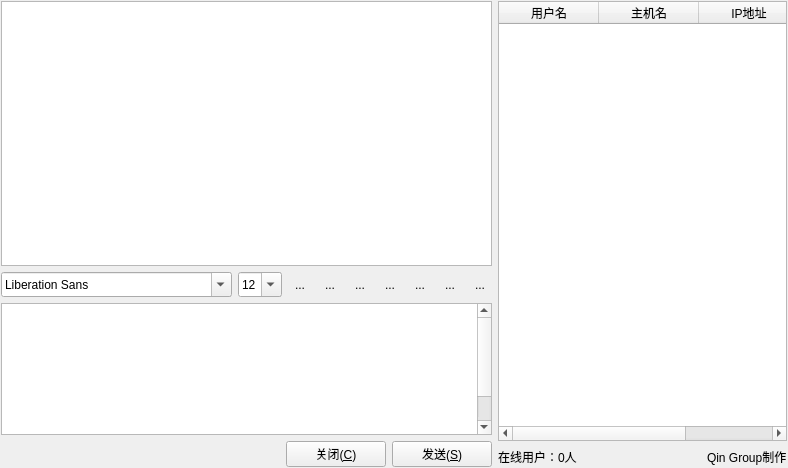
<?xml version="1.0" encoding="UTF-8"?>
<ui version="4.0">
 <class>Widget</class>
 <widget class="QWidget" name="Widget">
  <property name="geometry">
   <rect>
    <x>0</x>
    <y>0</y>
    <width>788</width>
    <height>468</height>
   </rect>
  </property>
  <property name="windowTitle">
   <string/>
  </property>
  <layout class="QHBoxLayout" name="horizontalLayout_4">
   <property name="margin">
    <number>1</number>
   </property>
   <item>
    <layout class="QVBoxLayout" name="verticalLayout">
     <property name="spacing">
      <number>6</number>
     </property>
     <property name="sizeConstraint">
      <enum>QLayout::SetDefaultConstraint</enum>
     </property>
     <item>
      <widget class="QTextBrowser" name="textBrowser">
       <property name="sizePolicy">
        <sizepolicy hsizetype="Expanding" vsizetype="Expanding">
         <horstretch>0</horstretch>
         <verstretch>2</verstretch>
        </sizepolicy>
       </property>
       <property name="frameShadow">
        <enum>QFrame::Sunken</enum>
       </property>
       <property name="openExternalLinks">
        <bool>false</bool>
       </property>
      </widget>
     </item>
     <item>
      <layout class="QHBoxLayout" name="horizontalLayout">
       <item>
        <widget class="QFontComboBox" name="fontComboBox">
         <property name="sizePolicy">
          <sizepolicy hsizetype="Fixed" vsizetype="Fixed">
           <horstretch>0</horstretch>
           <verstretch>0</verstretch>
          </sizepolicy>
         </property>
         <property name="minimumSize">
          <size>
           <width>1</width>
           <height>25</height>
          </size>
         </property>
        </widget>
       </item>
       <item>
        <widget class="QComboBox" name="fontsizecomboBox">
         <property name="sizePolicy">
          <sizepolicy hsizetype="Fixed" vsizetype="Maximum">
           <horstretch>0</horstretch>
           <verstretch>0</verstretch>
          </sizepolicy>
         </property>
         <property name="minimumSize">
          <size>
           <width>0</width>
           <height>25</height>
          </size>
         </property>
         <property name="editable">
          <bool>true</bool>
         </property>
         <property name="currentIndex">
          <number>3</number>
         </property>
         <item>
          <property name="text">
           <string>9</string>
          </property>
         </item>
         <item>
          <property name="text">
           <string>10</string>
          </property>
         </item>
         <item>
          <property name="text">
           <string>11</string>
          </property>
         </item>
         <item>
          <property name="text">
           <string>12</string>
          </property>
         </item>
         <item>
          <property name="text">
           <string>13</string>
          </property>
         </item>
         <item>
          <property name="text">
           <string>14</string>
          </property>
         </item>
         <item>
          <property name="text">
           <string>15</string>
          </property>
         </item>
         <item>
          <property name="text">
           <string>16</string>
          </property>
         </item>
         <item>
          <property name="text">
           <string>17</string>
          </property>
         </item>
         <item>
          <property name="text">
           <string>18</string>
          </property>
         </item>
         <item>
          <property name="text">
           <string>19</string>
          </property>
         </item>
         <item>
          <property name="text">
           <string>20</string>
          </property>
         </item>
         <item>
          <property name="text">
           <string>21</string>
          </property>
         </item>
         <item>
          <property name="text">
           <string>22</string>
          </property>
         </item>
        </widget>
       </item>
       <item>
        <widget class="QToolButton" name="textbold">
         <property name="toolTip">
          <string>加粗</string>
         </property>
         <property name="autoFillBackground">
          <bool>false</bool>
         </property>
         <property name="text">
          <string>...</string>
         </property>
         <property name="icon">
          <iconset resource="resource.qrc">
           <normaloff>:/image/textbold.png</normaloff>:/image/textbold.png</iconset>
         </property>
         <property name="iconSize">
          <size>
           <width>24</width>
           <height>24</height>
          </size>
         </property>
         <property name="checkable">
          <bool>true</bool>
         </property>
         <property name="autoRaise">
          <bool>true</bool>
         </property>
        </widget>
       </item>
       <item>
        <widget class="QToolButton" name="textitalic">
         <property name="toolTip">
          <string>倾斜</string>
         </property>
         <property name="autoFillBackground">
          <bool>false</bool>
         </property>
         <property name="text">
          <string>...</string>
         </property>
         <property name="icon">
          <iconset resource="resource.qrc">
           <normaloff>:/image/textitalic.png</normaloff>:/image/textitalic.png</iconset>
         </property>
         <property name="iconSize">
          <size>
           <width>24</width>
           <height>24</height>
          </size>
         </property>
         <property name="checkable">
          <bool>true</bool>
         </property>
         <property name="autoRaise">
          <bool>true</bool>
         </property>
        </widget>
       </item>
       <item>
        <widget class="QToolButton" name="textUnderline">
         <property name="toolTip">
          <string>下划线</string>
         </property>
         <property name="autoFillBackground">
          <bool>false</bool>
         </property>
         <property name="text">
          <string>...</string>
         </property>
         <property name="icon">
          <iconset resource="resource.qrc">
           <normaloff>:/image/textunder.png</normaloff>:/image/textunder.png</iconset>
         </property>
         <property name="iconSize">
          <size>
           <width>24</width>
           <height>24</height>
          </size>
         </property>
         <property name="checkable">
          <bool>true</bool>
         </property>
         <property name="autoRaise">
          <bool>true</bool>
         </property>
        </widget>
       </item>
       <item>
        <widget class="QToolButton" name="textcolor">
         <property name="toolTip">
          <string>字体颜色</string>
         </property>
         <property name="autoFillBackground">
          <bool>false</bool>
         </property>
         <property name="text">
          <string>...</string>
         </property>
         <property name="icon">
          <iconset resource="resource.qrc">
           <normaloff>:/image/textcolor.png</normaloff>:/image/textcolor.png</iconset>
         </property>
         <property name="iconSize">
          <size>
           <width>24</width>
           <height>24</height>
          </size>
         </property>
         <property name="checkable">
          <bool>false</bool>
         </property>
         <property name="autoRaise">
          <bool>true</bool>
         </property>
        </widget>
       </item>
       <item>
        <widget class="QToolButton" name="sendfile">
         <property name="toolTip">
          <string>传送文件</string>
         </property>
         <property name="autoFillBackground">
          <bool>false</bool>
         </property>
         <property name="text">
          <string>...</string>
         </property>
         <property name="icon">
          <iconset resource="resource.qrc">
           <normaloff>:/image/fileopen.png</normaloff>:/image/fileopen.png</iconset>
         </property>
         <property name="iconSize">
          <size>
           <width>24</width>
           <height>24</height>
          </size>
         </property>
         <property name="checkable">
          <bool>false</bool>
         </property>
         <property name="autoRaise">
          <bool>true</bool>
         </property>
        </widget>
       </item>
       <item>
        <widget class="QToolButton" name="save">
         <property name="toolTip">
          <string>保存聊天记录</string>
         </property>
         <property name="autoFillBackground">
          <bool>false</bool>
         </property>
         <property name="text">
          <string>...</string>
         </property>
         <property name="icon">
          <iconset resource="resource.qrc">
           <normaloff>:/image/Floppy.png</normaloff>:/image/Floppy.png</iconset>
         </property>
         <property name="iconSize">
          <size>
           <width>24</width>
           <height>24</height>
          </size>
         </property>
         <property name="checkable">
          <bool>false</bool>
         </property>
         <property name="autoRaise">
          <bool>true</bool>
         </property>
        </widget>
       </item>
       <item>
        <widget class="QToolButton" name="clear">
         <property name="toolTip">
          <string>清空聊天记录</string>
         </property>
         <property name="autoFillBackground">
          <bool>false</bool>
         </property>
         <property name="text">
          <string>...</string>
         </property>
         <property name="icon">
          <iconset resource="resource.qrc">
           <normaloff>:/image/Bin (empty).png</normaloff>:/image/Bin (empty).png</iconset>
         </property>
         <property name="iconSize">
          <size>
           <width>24</width>
           <height>24</height>
          </size>
         </property>
         <property name="checkable">
          <bool>false</bool>
         </property>
         <property name="autoRaise">
          <bool>true</bool>
         </property>
        </widget>
       </item>
      </layout>
     </item>
     <item>
      <widget class="QTextEdit" name="textEdit">
       <property name="sizePolicy">
        <sizepolicy hsizetype="Expanding" vsizetype="Maximum">
         <horstretch>0</horstretch>
         <verstretch>1</verstretch>
        </sizepolicy>
       </property>
       <property name="font">
        <font>
         <family>宋体</family>
         <pointsize>12</pointsize>
        </font>
       </property>
       <property name="html">
        <string>&lt;!DOCTYPE HTML PUBLIC &quot;-//W3C//DTD HTML 4.0//EN&quot; &quot;http://www.w3.org/TR/REC-html40/strict.dtd&quot;&gt;
&lt;html&gt;&lt;head&gt;&lt;meta name=&quot;qrichtext&quot; content=&quot;1&quot; /&gt;&lt;style type=&quot;text/css&quot;&gt;
p, li { white-space: pre-wrap; }
&lt;/style&gt;&lt;/head&gt;&lt;body style=&quot; font-family:'宋体'; font-size:12pt; font-weight:400; font-style:normal;&quot;&gt;
&lt;table border=&quot;0&quot; style=&quot;-qt-table-type: root; margin-top:4px; margin-bottom:4px; margin-left:4px; margin-right:4px;&quot;&gt;
&lt;tr&gt;
&lt;td style=&quot;border: none;&quot;&gt;
&lt;p style=&quot;-qt-paragraph-type:empty; margin-top:0px; margin-bottom:0px; margin-left:0px; margin-right:0px; -qt-block-indent:0; text-indent:0px;&quot;&gt;&lt;/p&gt;
&lt;p style=&quot;-qt-paragraph-type:empty; margin-top:0px; margin-bottom:0px; margin-left:0px; margin-right:0px; -qt-block-indent:0; text-indent:0px;&quot;&gt;&lt;/p&gt;
&lt;p style=&quot;-qt-paragraph-type:empty; margin-top:0px; margin-bottom:0px; margin-left:0px; margin-right:0px; -qt-block-indent:0; text-indent:0px;&quot;&gt;&lt;/p&gt;
&lt;p style=&quot;-qt-paragraph-type:empty; margin-top:0px; margin-bottom:0px; margin-left:0px; margin-right:0px; -qt-block-indent:0; text-indent:0px;&quot;&gt;&lt;/p&gt;
&lt;p style=&quot;-qt-paragraph-type:empty; margin-top:0px; margin-bottom:0px; margin-left:0px; margin-right:0px; -qt-block-indent:0; text-indent:0px;&quot;&gt;&lt;/p&gt;
&lt;p style=&quot;-qt-paragraph-type:empty; margin-top:0px; margin-bottom:0px; margin-left:0px; margin-right:0px; -qt-block-indent:0; text-indent:0px;&quot;&gt;&lt;/p&gt;&lt;/td&gt;&lt;/tr&gt;&lt;/table&gt;&lt;/body&gt;&lt;/html&gt;</string>
       </property>
      </widget>
     </item>
     <item>
      <layout class="QHBoxLayout" name="horizontalLayout_2">
       <item>
        <spacer name="horizontalSpacer">
         <property name="orientation">
          <enum>Qt::Horizontal</enum>
         </property>
         <property name="sizeHint" stdset="0">
          <size>
           <width>40</width>
           <height>20</height>
          </size>
         </property>
        </spacer>
       </item>
       <item>
        <widget class="QPushButton" name="close">
         <property name="minimumSize">
          <size>
           <width>100</width>
           <height>25</height>
          </size>
         </property>
         <property name="text">
          <string>关闭(&amp;C)</string>
         </property>
        </widget>
       </item>
       <item>
        <widget class="QPushButton" name="send">
         <property name="minimumSize">
          <size>
           <width>100</width>
           <height>25</height>
          </size>
         </property>
         <property name="text">
          <string>发送(&amp;S)</string>
         </property>
        </widget>
       </item>
      </layout>
     </item>
    </layout>
   </item>
   <item>
    <layout class="QGridLayout" name="gridLayout">
     <item row="1" column="0">
      <layout class="QHBoxLayout" name="horizontalLayout_3">
       <item>
        <widget class="QLabel" name="onlineUser">
         <property name="sizePolicy">
          <sizepolicy hsizetype="Fixed" vsizetype="Preferred">
           <horstretch>0</horstretch>
           <verstretch>0</verstretch>
          </sizepolicy>
         </property>
         <property name="text">
          <string>在线用户：0人</string>
         </property>
        </widget>
       </item>
       <item>
        <spacer name="horizontalSpacer_2">
         <property name="orientation">
          <enum>Qt::Horizontal</enum>
         </property>
         <property name="sizeHint" stdset="0">
          <size>
           <width>40</width>
           <height>20</height>
          </size>
         </property>
        </spacer>
       </item>
       <item>
        <widget class="QLabel" name="label_2">
         <property name="text">
          <string>Qin Group制作</string>
         </property>
        </widget>
       </item>
      </layout>
     </item>
     <item row="0" column="0">
      <widget class="QTableWidget" name="tableWidget">
       <property name="toolTip">
        <string>在线用户信息列表</string>
       </property>
       <property name="frameShape">
        <enum>QFrame::StyledPanel</enum>
       </property>
       <property name="editTriggers">
        <set>QAbstractItemView::NoEditTriggers</set>
       </property>
       <property name="selectionMode">
        <enum>QAbstractItemView::SingleSelection</enum>
       </property>
       <property name="selectionBehavior">
        <enum>QAbstractItemView::SelectRows</enum>
       </property>
       <property name="showGrid">
        <bool>false</bool>
       </property>
       <column>
        <property name="text">
         <string>用户名</string>
        </property>
        <property name="icon">
         <iconset>
          <normalon>:/image/User.png</normalon>
         </iconset>
        </property>
       </column>
       <column>
        <property name="text">
         <string>主机名</string>
        </property>
       </column>
       <column>
        <property name="text">
         <string>IP地址</string>
        </property>
       </column>
      </widget>
     </item>
    </layout>
   </item>
  </layout>
 </widget>
 <layoutdefault spacing="6" margin="11"/>
 <resources>
  <include location="resource.qrc"/>
 </resources>
 <connections/>
</ui>
